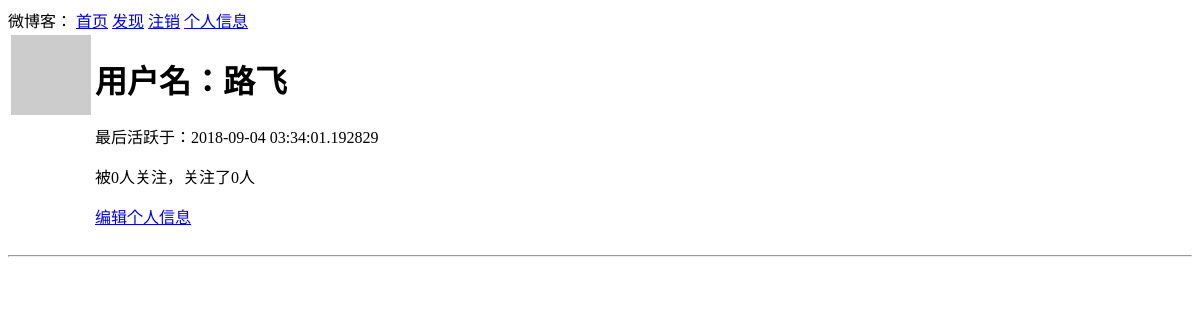
The page /user/路飞 (signed in) on the database as committed earlier.
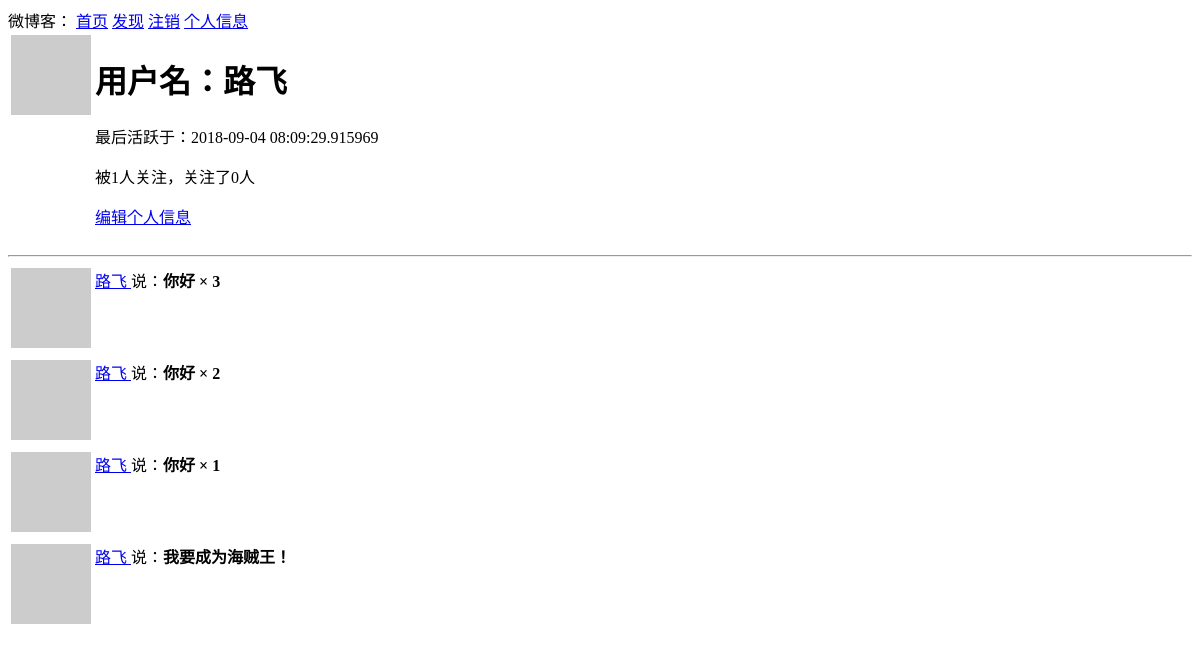
The same page on the database as committed later.
### app/models.py (models this page shows, shortened)
class User(UserMixin, db.Model):
    id = db.Column(db.Integer, primary_key=True)
    username = db.Column(db.String(64), index=True, unique=True)
    email = db.Column(db.String(120), index=True, unique=True)
    password_hash = db.Column(db.String(128))
    posts = db.relationship('Post', backref='author', lazy='dynamic')
    about_me = db.Column(db.String(140))
    last_seen = db.Column(db.DateTime, default=datetime.utcnow)
    followed = db.relationship(
        'User', secondary=followers,
        primaryjoin=(followers.c.follower_id == id),
        secondaryjoin=(followers.c.followed_id == id),
        backref=db.backref('followers', lazy='dynamic'),
        lazy='dynamic')
    def avatar(self, size):
        digest = md5(self.email.lower().encode('utf-8')).hexdigest()
        return 'https://www.gravatar.com/avatar/{}?d=robohash&s={}'.format(
            digest, size)

class Post(db.Model):
    id = db.Column(db.Integer, primary_key=True)
    body = db.Column(db.String(140))
    timestamp = db.Column(db.DateTime, index=True, default=datetime.utcnow)
    user_id = db.Column(db.Integer, db.ForeignKey('user.id'))

### app/routes.py (the view)
@app.route('/user/<username>')
@login_required
def user(username):
    user = User.query.filter_by(username=username).first_or_404()
    page = request.args.get('page', 1, type=int)
    posts = user.posts.order_by(Post.timestamp.desc()).paginate(
        page, app.config['POSTS_PER_PAGE'], False)
    next_url = url_for('index', page=posts.next_num) if posts.has_next else None
    prev_url = url_for('index', page=posts.prev_num) if posts.has_prev else None
    return render_template('user.html', user=user, posts=posts.items,
                           next_url=next_url, prev_url=prev_url)

### app/models.py (called while the page is built)
@login.user_loader
def load_user(id):
    return User.query.get(int(id))

### app/routes.py (called while the page is built)
@app.before_request
def before_request():
    if current_user.is_authenticated:
        current_user.last_seen = datetime.utcnow()
        db.session.commit()

### app/templates/user.html (shortened to what this page needs)
{% extends 'base.html' %}
{% block content %}
    <table>
        <tr valign="top">
            <td>
                <img src="{{ user.avatar(128) }}">
            </td>
            <td>
                <h1>用户名：{{ user.username }}</h1>
                {% if user.last_seen %}
                    <p>最后活跃于：{{ user.last_seen }}</p>
                {% endif %}
                <p>
                    被{{ user.followers.count() }}人关注，关注了{{ user.followed.count() }}人
                </p>
                {% if user == current_user %}
                    <p><a href="{{ url_for('edit_profile') }}">编辑个人信息</a></p>
                {% elif not current_user.is_following(user) %}
                    <p>
                        <a href="{{ url_for('follow', username=user.username) }}">关注</a>
                    </p>
                {% else %}
                    <p>
                        <a href="{{ url_for('unfollow', username=user.username) }}">
                            取消关注
                        </a>
                    </p>
                {% endif %}
            </td>
        </tr>
    </table>
    <hr>
    {% for post in posts %}
        {% include "_post.html" %}
    {% endfor %}
{% endblock %}

### app/templates/_post.html (shortened to what this page needs)
<table>
    <tr valign="top">
        <td>
            <img src="{{ post.author.avatar(36) }}">
        </td>
        <td>
            <a href="{{ url_for('user', username=post.author.username) }}">
                {{ post.author.username }}
            </a>
            说：<b>{{ post.body }}</b>
        </td>
</table>

Rows that differ between the two databases and show on the page:
changed User "路飞": last_seen "2018-09-04 03:34:01.192829" → "2018-09-04 08:09:29.915969"
added Post: author.username "路飞", body "你好 × 3"
added Post: author.username "路飞", body "你好 × 2"
added Post: author.username "路飞", body "你好 × 1"
added Post: author.username "路飞", body "我要成为海贼王！"
Other text that changed with them:
{{ user.followers.count() }}: "0" → "1"
